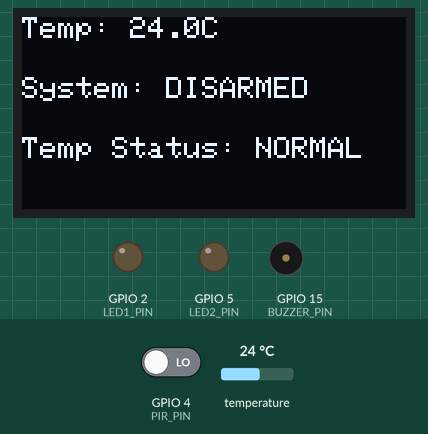
This sketch was run on a simulated ESP32. Parts: 128×64 one-colour display, output pins drawn as LEDs (lit = HIGH), buzzer (waves = sounding). The test bench sets the inputs (shaded band); at power-on: temperature 24 °C, GPIO 4 (PIR_PIN) LOW.

Above: at 1.4 s.
1.5 s: temperature set to 22.3 °C
At 2.5 s:
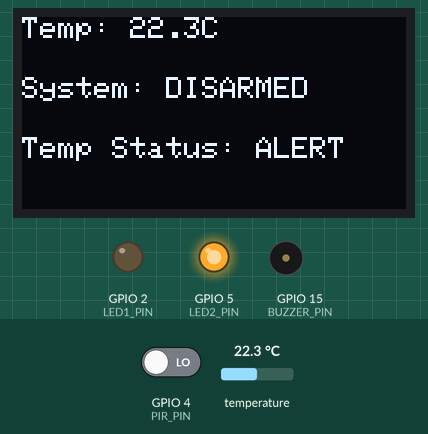
3.3 s: GPIO 4 (PIR_PIN) driven HIGH
At 6.1 s:
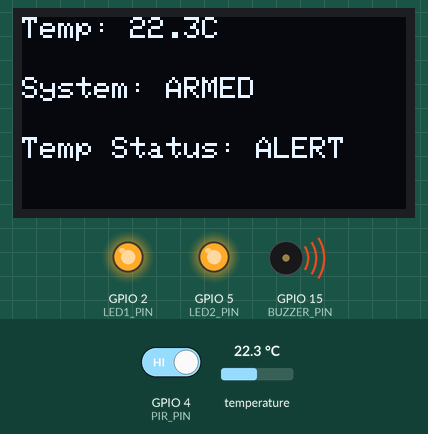
7.3 s: temperature set to 12 °C
At 8.1 s:
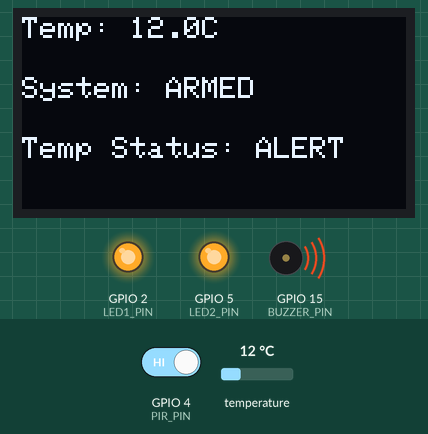
11.4 s: temperature set to 19 °C
At 13.0 s:
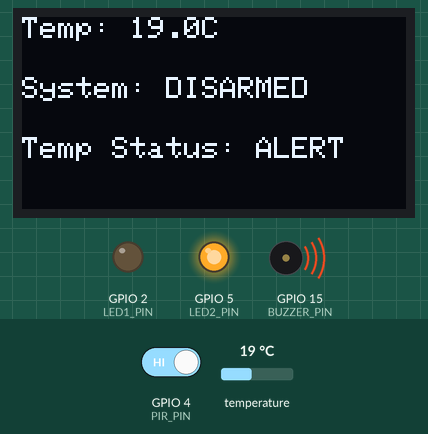
14.7 s: GPIO 4 (PIR_PIN) driven HIGH
Timing chart, 0 to 18.5 s (numbered marks = the images above; inputs shaded):
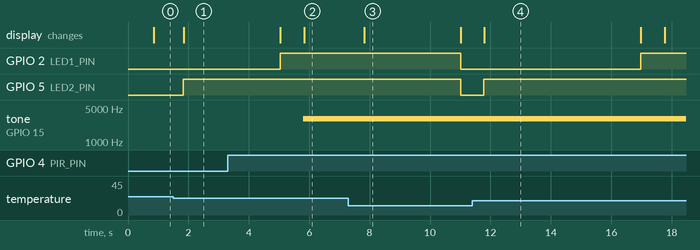

The sketch:

ESP32_Armed_Disarmed_Security_System.ino
```cpp
/******************
 * ESP32 PIR + Temperature Armed/Disarmed System
 * Author : Milad Mohseni
 * Board  : ESP32 (30-pin)
 *
 * Description:
 * - PIR sensor toggles system ARM / DISARM state
 * - DS18B20 monitors ambient temperature
 * - OLED displays system status
 * - LED1 stays ON after PIR detection until system is DISARMED
 * - LED2 lights if temperature is out of 23-25°C
 * - Buzzer alert remains the same
 ******************/

#include <OneWire.h>
#include <DallasTemperature.h>
#include <Wire.h>
#include <Adafruit_GFX.h>
#include <Adafruit_SSD1306.h>

// ---------- PIN DEFINITIONS ----------
#define PIR_PIN        4      // PIR motion sensor
#define TEMP_PIN       16     // DS18B20 data pin
#define LED1_PIN       2      // PIR alert LED (persistent)
#define LED2_PIN       5      // Temperature alert LED
#define BUZZER_PIN     15     // Active buzzer

#define SDA_PIN        21     // OLED SDA
#define SCL_PIN        22     // OLED SCL

// ---------- TEMPERATURE LIMITS ----------
#define TEMP_LOW   23.0
#define TEMP_HIGH  25.0

// ---------- TIMING ----------
#define PIR_COOLDOWN 5000   // 5 seconds debounce for PIR

// ---------- OLED ----------
#define SCREEN_WIDTH 128
#define SCREEN_HEIGHT 64
Adafruit_SSD1306 display(SCREEN_WIDTH, SCREEN_HEIGHT, &Wire, -1);

// ---------- DS18B20 ----------
OneWire oneWire(TEMP_PIN);
DallasTemperature sensors(&oneWire);

// ---------- SYSTEM STATE ----------
bool systemArmed = false;
bool led1On = false;               // LED1 persistent state
unsigned long lastPirTrigger = 0;

void setup() {
  Serial.begin(115200);

  // Initialize pins
  pinMode(PIR_PIN, INPUT);
  pinMode(LED1_PIN, OUTPUT);
  pinMode(LED2_PIN, OUTPUT);
  pinMode(BUZZER_PIN, OUTPUT);

  digitalWrite(LED1_PIN, LOW);
  digitalWrite(LED2_PIN, LOW);
  digitalWrite(BUZZER_PIN, LOW);

  // Initialize OLED
  Wire.begin(SDA_PIN, SCL_PIN);
  display.begin(SSD1306_SWITCHCAPVCC, 0x3C);
  display.clearDisplay();

  // Initialize temperature sensor
  sensors.begin();

  // Initial display
  displayStatus("SYSTEM READY", "DISARMED");
}

void loop() {

  // --------- PIR ARM/DISARM TOGGLE ---------
  if (digitalRead(PIR_PIN) == HIGH &&
      millis() - lastPirTrigger > PIR_COOLDOWN) {

    systemArmed = !systemArmed;
    lastPirTrigger = millis();

    if (systemArmed) {
      displayStatus("SYSTEM ARMED", "Monitoring...");
    } else {
      displayStatus("SYSTEM SAFE", "DISARMED");
      digitalWrite(LED1_PIN, LOW);   // Turn off LED1 when disarmed
      led1On = false;
      digitalWrite(LED2_PIN, LOW);
      digitalWrite(BUZZER_PIN, LOW);
    }
  }

  // --------- LED1 Persistent PIR Alert ---------
  if(systemArmed && digitalRead(PIR_PIN) == HIGH) {
    led1On = true;                 // PIR detected → LED1 stays on
  }
  digitalWrite(LED1_PIN, led1On);

  // --------- TEMPERATURE MONITOR ---------
  sensors.requestTemperatures();
  float tempC = sensors.getTempCByIndex(0);

  // LED2 lights only when temp is out of range (23-25°C)
  if(tempC < TEMP_LOW || tempC > TEMP_HIGH) {
    digitalWrite(LED2_PIN, HIGH);
    // Louder buzzer
    if(systemArmed) {
      tone(BUZZER_PIN, 3000); // 3kHz tone
    }
  } else {
    digitalWrite(LED2_PIN, LOW);
    noTone(BUZZER_PIN);
  }

  // OLED display smaller font
  displayTemperature(tempC, systemArmed);

  delay(200);
}

// ---------- DISPLAY FUNCTIONS ----------

void displayStatus(String line1, String line2) {
  display.clearDisplay();
  display.setTextSize(1);  // smaller font
  display.setTextColor(WHITE);
  display.setCursor(0, 10);
  display.println(line1);
  display.setCursor(0, 30);
  display.println(line2);
  display.display();
}

void displayTemperature(float temp, bool armed) {
  display.clearDisplay();
  display.setTextSize(1); // smaller font
  display.setTextColor(WHITE);
  display.setCursor(0,0);
  display.print("Temp: ");
  display.print(temp, 1);
  display.println("C");

  display.setCursor(0, 20);
  display.print("System: ");
  display.println(armed ? "ARMED" : "DISARMED");

  display.setCursor(0, 40);
  if(temp < TEMP_LOW || temp > TEMP_HIGH) {
    display.println("Temp Status: ALERT");
  } else {
    display.println("Temp Status: NORMAL");
  }
  display.display();
}
```

Measured:
- the behaviour switches between 23 and 22.9 °C on temperature (found by bisection; images 0 and 1)
- after the input at 1.5 s, GPIO 5 (LED2_PIN): LOW → HIGH after 0.32 s; the display: changes after 0.35 s (image 1)
- after the input at 3.3 s, GPIO 2 (LED1_PIN): LOW → HIGH after 1.7 s; tone on GPIO 15 (BUZZER_PIN): silent → 3000 Hz after 2.5 s; the display: first changes after 1.7 s (image 2 shows a later state)
- after the input at 7.3 s, the display: changes after 0.51 s (image 3)
- after the input at 11.4 s, the display: changes after 0.40 s (image 4)
- what the display in image 3 shows lasts 3.2 s, from 7.8 s to 11.0 s
